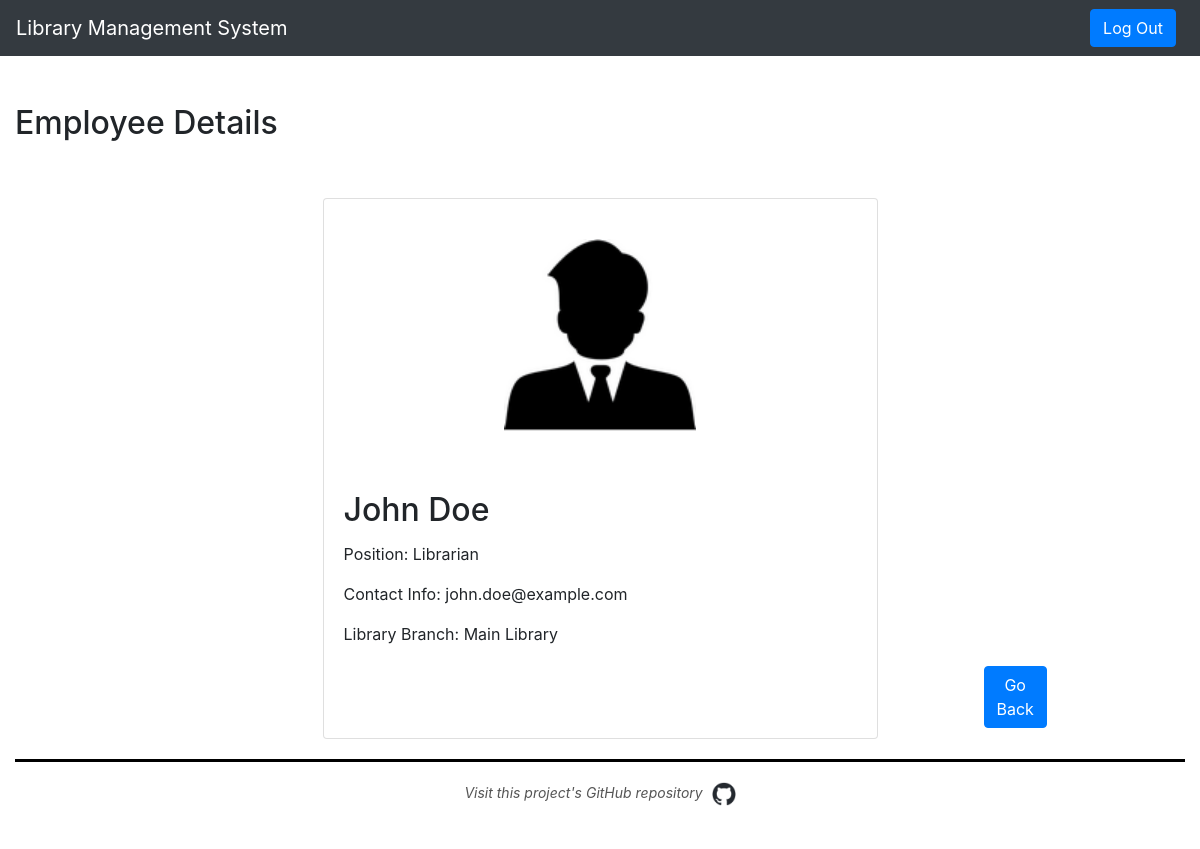
The page /employees/employee_details.php?employee_id=1 (signed in) on the database its author committed.
### tables this page shows
CREATE TABLE `employees` (
  `employee_id` int(11) NOT NULL,
  `name` varchar(255) NOT NULL,
  `position` varchar(100) DEFAULT NULL,
  `contact_info` varchar(255) DEFAULT NULL,
  `branch_id` int(11) DEFAULT NULL
);

CREATE TABLE `library_branches` (
  `branch_id` int(11) NOT NULL,
  `name` varchar(255) NOT NULL,
  `address` varchar(255) DEFAULT NULL,
  `contact_info` varchar(255) DEFAULT NULL
);

### employees/employee_details.php (the view, shortened to what this page needs)
<!DOCTYPE html>
<html lang="en">
<head>
    <link href="https://stackpath.bootstrapcdn.com/bootstrap/4.5.2/css/bootstrap.min.css" rel="stylesheet">
    <link href="https://maxcdn.bootstrapcdn.com/bootstrap/4.5.2/css/bootstrap.min.css" rel="stylesheet">
    <link rel="stylesheet" href="style.css">
</head>
<body>
	<nav class="navbar navbar-expand-lg navbar-dark bg-dark">
	    <a class="navbar-brand" href="../dashboard/dashboard.php">Library Management System</a>
	    <div class="collapse navbar-collapse" id="navbarNav">
	        <ul class="navbar-nav mr-auto">
	            <?php include "../fixed_scripts/nav_bar_tables.php";?>
	        </ul>
	        <div class="navbar-nav">
	            <a href="../fixed_scripts/logout.php" class="btn btn-primary mr-2">Log Out</a>
	        </div>
	    </div>
	</nav>
	<div class="container mt-5">
	    <div class="row">
	        <div class="col">
	            <h2 class="float-left">Employee Details</h2>
	        </div>
	    </div>
		<?php
		$employee_id = $_GET['employee_id'];
		$stmt = $conn->prepare("SELECT emp.name AS empName, position, emp.contact_info AS empCI, br.name AS brName FROM employees emp, library_branches br WHERE emp.branch_id = br.branch_id AND emp.employee_id = ?;");
		$stmt->bind_param("i", $employee_id);
		$stmt->execute();
		$result = $stmt->get_result();
		if ($result->num_rows > 0) {
		    while($employee = $result->fetch_assoc()) {
		    	$empName = $employee["empName"];
		    	$position = $employee["position"];
		    	$empCI = $employee["empCI"];
		    	$brName = $employee["brName"];
		    }
		?>
		<div class="container mt-5">
			<div class="row justify-content-center">
				<div class="col-md-6">
					<div class="card">
						<div class="card-body d-flex justify-content-center align-items-center">
							<img src="../dashboard/employees_icon.png" class="card-img-top" alt="Employee Picture" style="width: 192px; height: 192px; margin: 20px;">
						</div>
						<div class="card-body">
							<h2 class="card-title"><?php echo $empName; ?></h2>
							<p class="card-text"><?php echo "Position: ".$position; ?></p>
							<p class="card-text"><?php echo "Contact Info: ".$empCI; ?></p>
							<p class="card-text"><?php echo "Library Branch: ".$brName; ?></p>
						</div>
						<div><a href="<?php echo "employees_table.php"; ?>" class="btn btn-primary mr-2" style="margin-left: 660px; margin-bottom: 10px;">Go Back</a></div>
					</div>
				</div>
			</div>
		</div>
		<?php
		} else {
		    echo "Author not found.";
		}
		?>
	    <?php include "../fixed_scripts/about.php";?>
	</div>
</body>
</html>

### fixed_scripts/style.css (style rules this page uses)
.container { max-width: 1600px; }

### rows shown on the page
employees: name "John Doe", position "Librarian", contact_info "john.doe@example.com", branch.name "Main Library"
